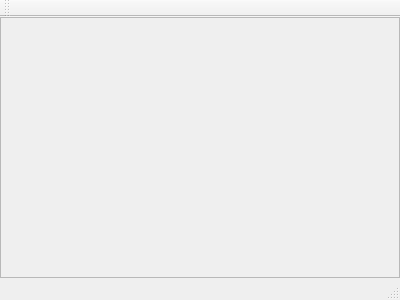
<?xml version="1.0" encoding="UTF-8"?>
<ui version="4.0">
 <class>MainWindow</class>
 <widget class="QMainWindow" name="MainWindow">
  <property name="geometry">
   <rect>
    <x>0</x>
    <y>0</y>
    <width>400</width>
    <height>300</height>
   </rect>
  </property>
  <property name="windowTitle">
   <string>MainWindow</string>
  </property>
  <widget class="QWidget" name="centralWidget">
   <layout class="QVBoxLayout" name="verticalLayout">
    <property name="margin">
     <number>0</number>
    </property>
    <item>
     <widget class="QScrollArea" name="scrollArea">
      <property name="widgetResizable">
       <bool>true</bool>
      </property>
      <widget class="QWidget" name="scrollAreaWidgetContents">
       <property name="geometry">
        <rect>
         <x>0</x>
         <y>0</y>
         <width>394</width>
         <height>245</height>
        </rect>
       </property>
      </widget>
     </widget>
    </item>
   </layout>
  </widget>
  <widget class="QMenuBar" name="menuBar">
   <property name="geometry">
    <rect>
     <x>0</x>
     <y>0</y>
     <width>400</width>
     <height>21</height>
    </rect>
   </property>
  </widget>
  <widget class="QToolBar" name="mainToolBar">
   <attribute name="toolBarArea">
    <enum>TopToolBarArea</enum>
   </attribute>
   <attribute name="toolBarBreak">
    <bool>false</bool>
   </attribute>
  </widget>
  <widget class="QStatusBar" name="statusBar"/>
 </widget>
 <layoutdefault spacing="6" margin="11"/>
 <resources/>
 <connections/>
</ui>
